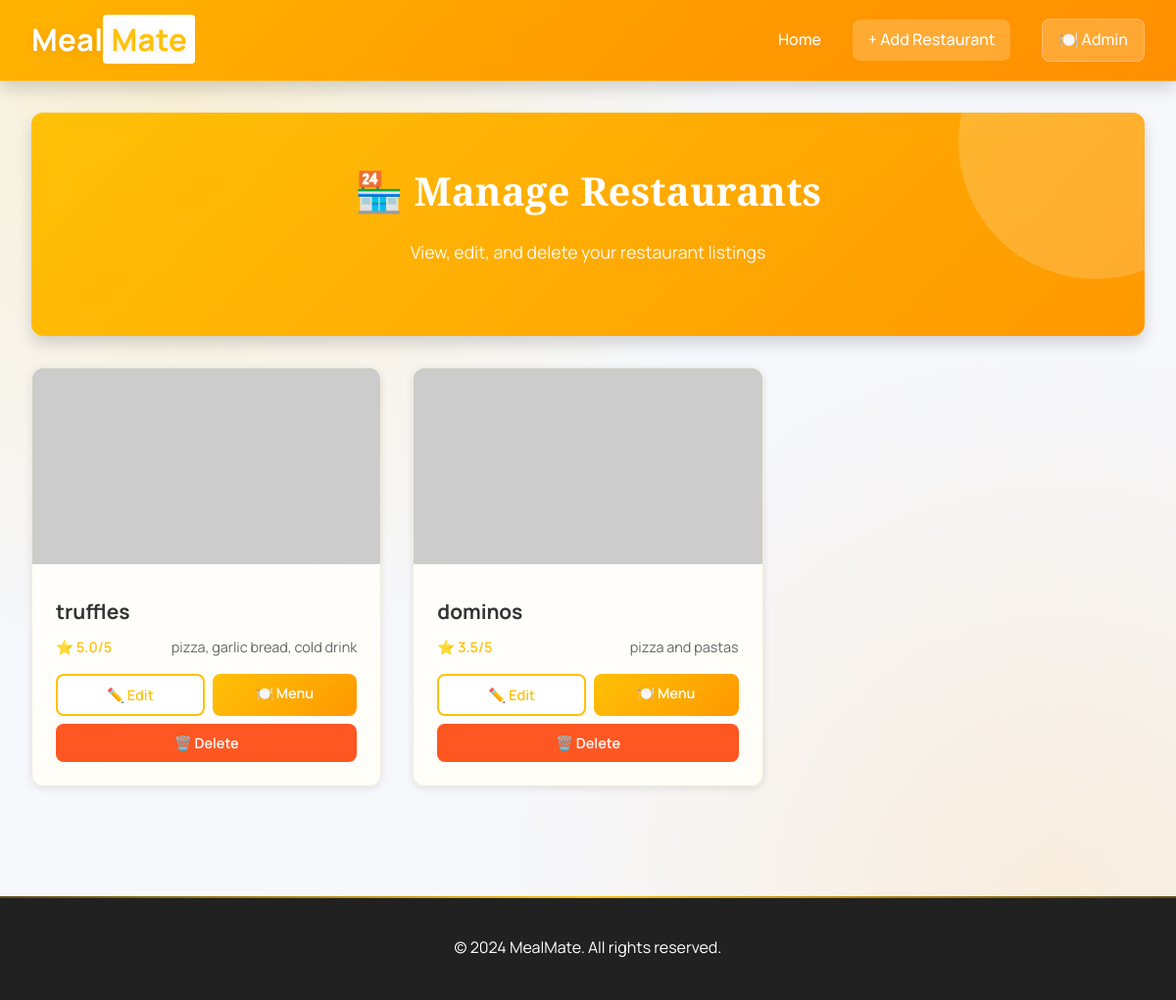
The app's page /open_show_restaurant with its own data.
### delivery/models.py (models this page shows)
class Restaurant(models.Model):
    name = models.CharField(max_length = 20)
    picture = models.URLField(max_length = 200, default='https://designshack.net/wp-content/uploads/Free-Simple-Restaurant-Logo-Template.jpg')
    cuisine = models.CharField(max_length = 200)
    rating = models.FloatField()

### delivery/views.py (the view)
# urls.py: path('open_show_restaurant', views.open_show_restaurant, name='open_show_restaurant'),
def open_show_restaurant(request):
    restaurantList = Restaurant.objects.all()
    return render(request, 'delivery/show_restaurants.html',{"restaurantList" : restaurantList})

### delivery/templates/delivery/show_restaurants.html (shortened to what this page needs)
{% load static %}
<!DOCTYPE html>
<html lang="en">
<head>
    <link rel="stylesheet" href="{% static 'delivery/css/style.css' %}">
</head>
<body>
    <header>
        <div class="header-container">
            <div class="logo">Meal<span>Mate</span></div>
            <nav>
                <a href="/">Home</a>
                <a href="{% url 'open_add_restaurant' %}" style="background: rgba(255, 255, 255, 0.2); padding: 0.5rem 1rem; border-radius: 0.5rem;">+ Add Restaurant</a>
                <span class="user-info">🍽️ Admin</span>
            </nav>
        </div>
    </header>
    <div class="container">
        <div class="hero text-center fade-in">
            <h1>🏪 Manage Restaurants</h1>
            <p>View, edit, and delete your restaurant listings</p>
        </div>
        <section>
            {% if restaurantList %}
                <div class="card-grid">
                    {% for r in restaurantList %}
                        <div class="card slide-in">
                            {% if r.picture %}
                                <img src="{{ r.picture }}" alt="{{ r.name }}" class="card-image" onerror="this.src='https://via.placeholder.com/280x200?text=Restaurant'">
                            {% else %}
                                <div class="card-image" style="display: flex; align-items: center; justify-content: center; font-size: 3rem; background: linear-gradient(135deg, var(--primary-color) 0%, var(--secondary-color) 100%);">🍽️</div>
                            {% endif %}
                            <div class="card-content">
                                <h3 class="card-title">{{ r.name }}</h3>
                                <div class="card-meta">
                                    <span class="card-rating">⭐ {{ r.rating }}/5</span>
                                    <span>{{ r.cuisine }}</span>
                                </div>
                                <div class="action-buttons" style="margin-top: 1rem;">
                                    <a href="{% url 'open_update_restaurant' r.id %}" class="btn btn-secondary btn-sm">
                                        ✏️ Edit
                                    </a>
                                    <a href="{% url 'open_update_menu' r.id %}" class="btn btn-primary btn-sm">
                                        🍽️ Menu
                                    </a>
                                    <a href="{% url 'delete_restaurant' r.id %}" class="btn btn-danger btn-sm" onclick="return confirm('Are you sure?')">
                                        🗑️ Delete
                                    </a>
                                </div>
                            </div>
                        </div>
                    {% endfor %}
                </div>
            {% else %}
                <div class="message message-info">
                    <p>No restaurants found. <a href="{% url 'open_add_restaurant' %}" style="color: var(--primary-color); font-weight: 600;">Create your first restaurant</a></p>
                </div>
            {% endif %}
        </section>
    </div>
    <footer>
        <p>&copy; 2024 MealMate. All rights reserved.</p>
    </footer>
</body>
</html>

### delivery/templates/delivery/show_restaurants.html (style rules this page uses)
.action-buttons { display: flex; gap: 0.5rem; flex-wrap: wrap; }
.btn-sm { flex: 1; min-width: 100px; }

### records on screen
Restaurant: name "truffles", rating "5.0", cuisine "pizza, garlic bread, cold drink"
Restaurant: name "dominos", rating "3.5", cuisine "pizza and pastas"
